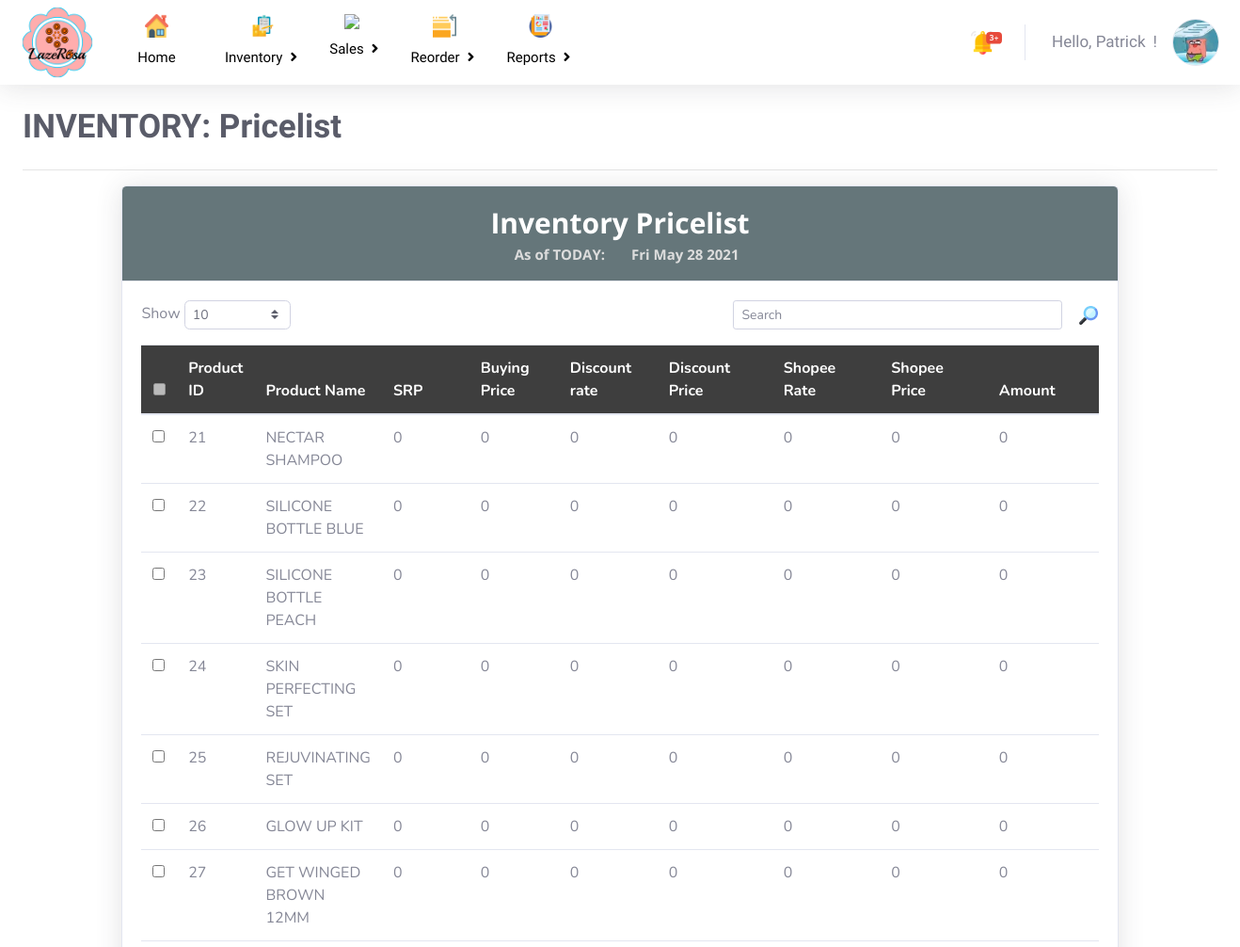
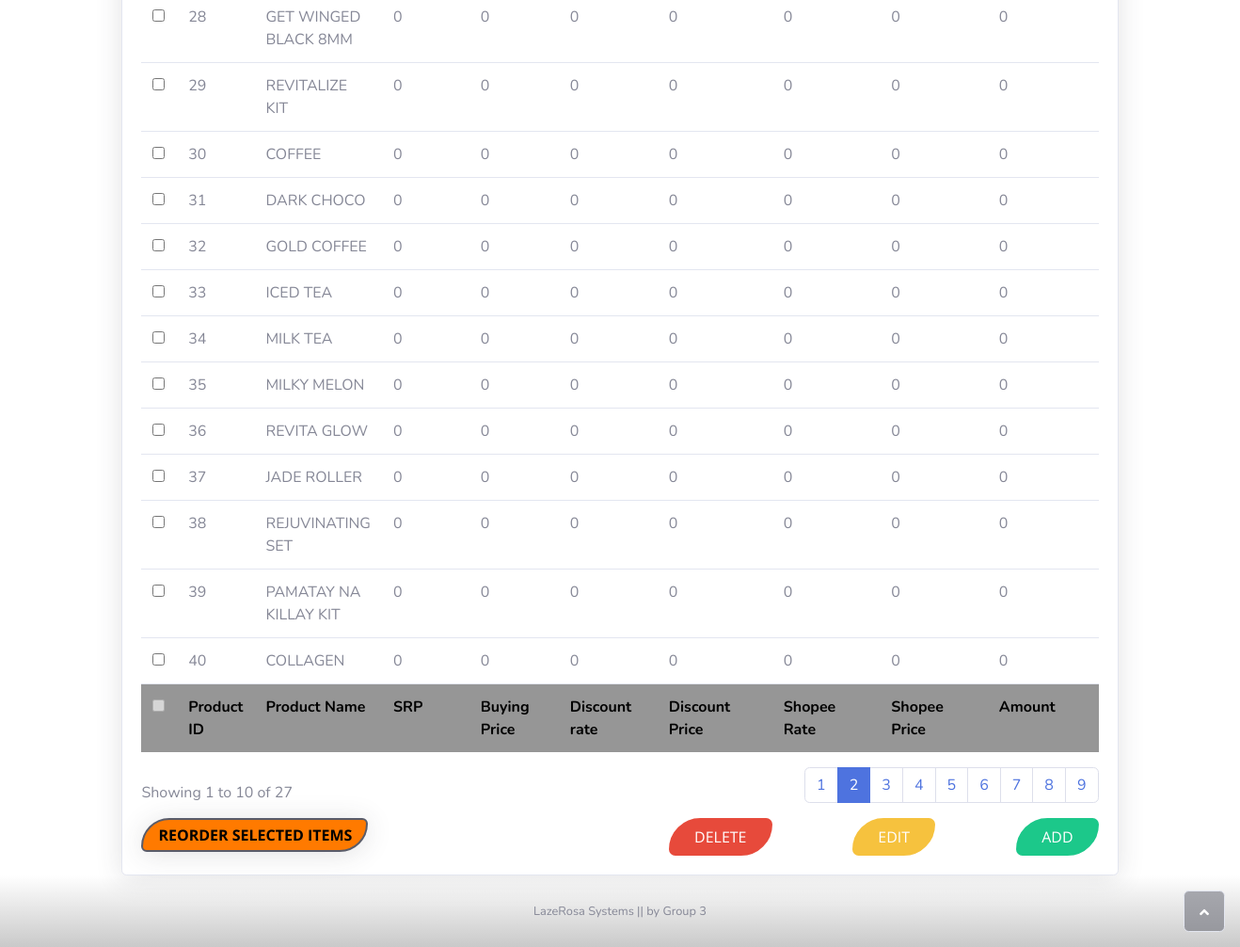
Before: /pricelist.php?page=2 with the older database file (2 pictures, top to bottom).
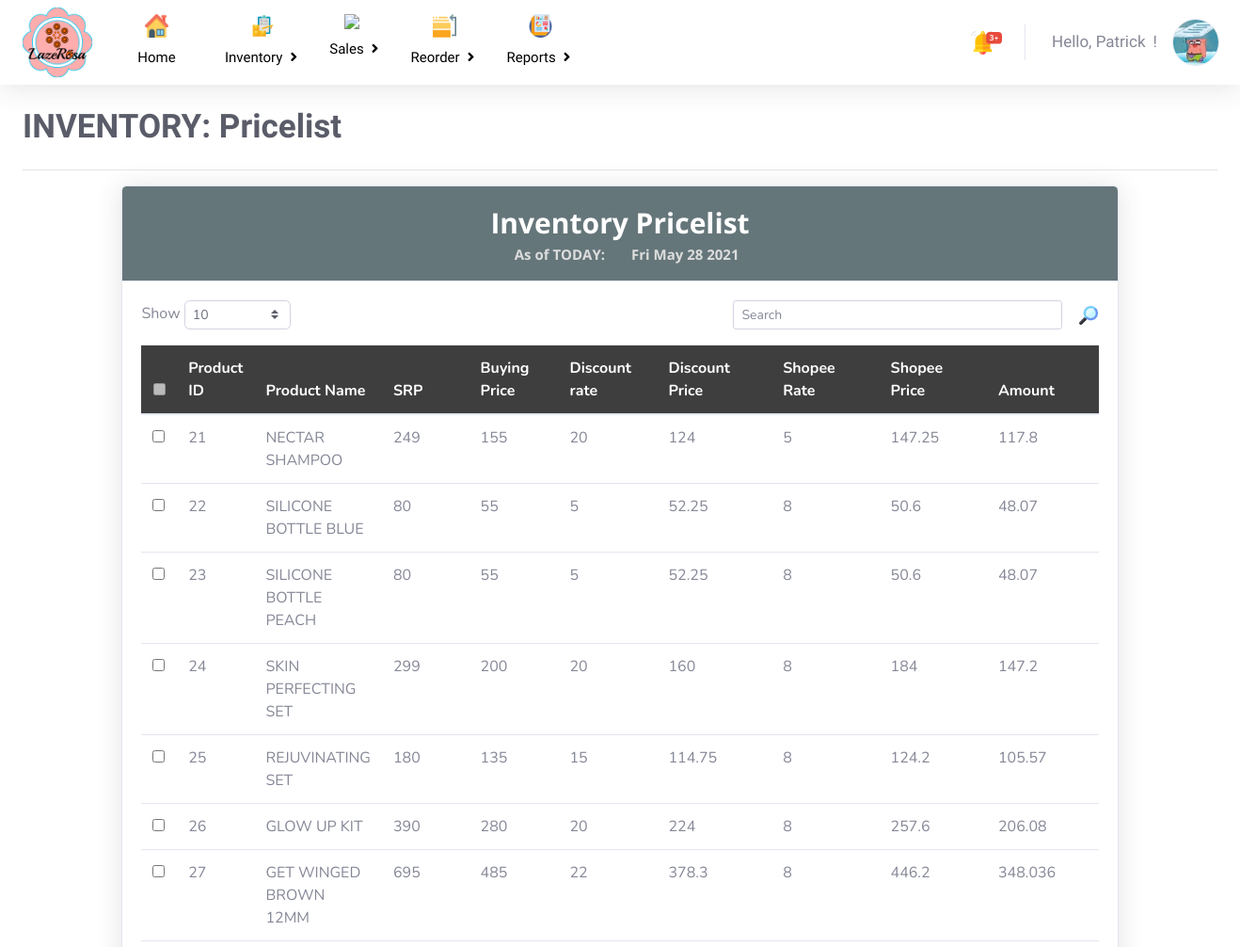
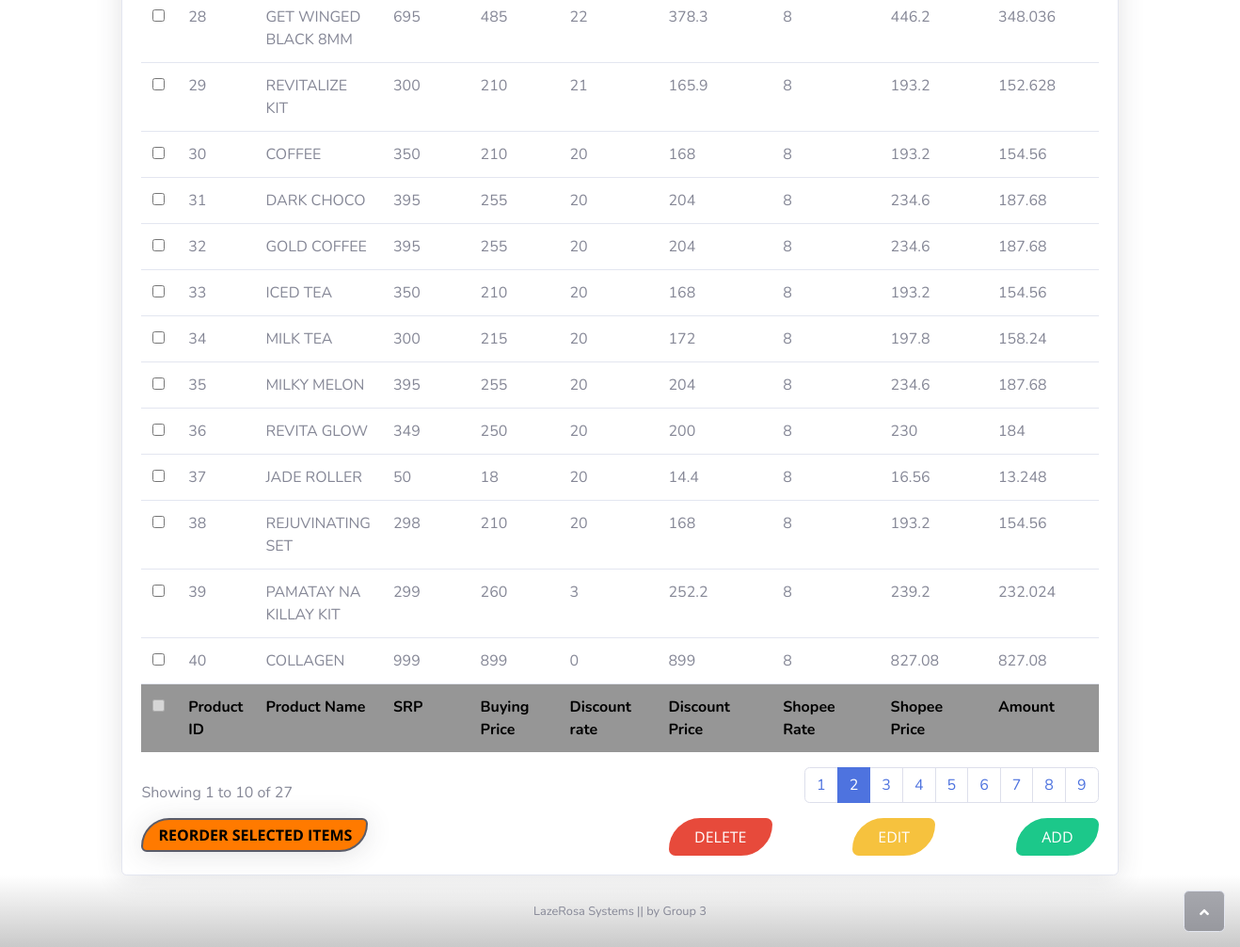
After: the same page with the newer database file (2 pictures, top to bottom).
### tables this page shows
CREATE TABLE `tblinventory` (
  `pID` int(5) NOT NULL,
  `pName` varchar(255) NOT NULL,
  `pBrand` varchar(50) NOT NULL,
  `pQuantity` int(5) NOT NULL,
  `pReorderPoint` int(5) NOT NULL,
  `pSRP` decimal(10,0) NOT NULL,
  `pBuyingPrice` decimal(10,0) NOT NULL,
  `pDiscountRate` decimal(11,0) NOT NULL,
  `pShopeeRate` decimal(11,0) NOT NULL
);

### pricelist.php (the view, shortened to what the rows shown need)
<!DOCTYPE html>
<html>
<head>
    <link rel="stylesheet" href="assets/bootstrap/css/bootstrap.min.css">
    <link rel="stylesheet" href="assets/css/Jost.css">
    <link rel="stylesheet" href="assets/fonts/fontawesome-all.min.css">
    <link rel="stylesheet" href="assets/fonts/material-icons.min.css">
    <link rel="stylesheet" href="assets/css/breadcrumb.css">
    <link rel="stylesheet" href="assets/css/customtable.css">
    <link rel="stylesheet" href="https://cdnjs.cloudflare.com/ajax/libs/animate.css/3.5.2/animate.min.css">
    <link rel="stylesheet" href="assets/css/sticky-dark-top-nav-with-dropdown-1.css">
    <link rel="stylesheet" href="assets/css/sticky-dark-top-nav-with-dropdown.css">
</head>
<body id="Page-Body">
<div id="Page-Wrapper">
        <div class="d-flex flex-column" id="Body-Wrapper">
            <div id="Body">
    <div class="container-fluid" id="Page-Content">
        <div class="card shadow" id="Pricelist_Table" style="margin-right: 8vw;margin-left: 8vw;">
            <div class="card-body" id="Table-Body">
                <form method="POST" action="">
                <div class="table-responsive table mt-2" id="ViewInv-TableFrame" role="grid" aria-describedby="dataTable_info">
                    <table class="table my-0" id="ViewInv-Table">
                        <thead id="Table-Header">
                        <tr id="Table-HeaderRow" style="background-color: #3e3e3e;font-family: Nunito, sans-serif;color: rgb(255,255,255);/*background: linear-gradient(to right, #2657eb, #de6161);*/">
                                <th class="text-center" style="width: 40px;"><input type="checkbox" id="Checkbox-Header" disabled=""></th>
                                <th>Product ID</th>
                                <th>Product Name</th>
                                <th class="text-left" style="width: 200px;">SRP</th>
                                <th class="text-left" style="width: 150px;">Buying Price</th>
                                <th class="text-left" style="width: 150px;">Discount rate</th>
                                <th class="text-left" style="width: 215px;">Discount Price</th>
                                <th class="text-left" style="width: 215px;">Shopee Rate</th>
                                <th class="text-left" style="width: 215px;">Shopee Price</th>
                                <th class="text-left" style="width: 215px;">Amount</th>
                            </tr>
                        </thead>
                        <tbody id="Table-Body">
                        <?php
                            require("connect.php");
                            $page = $_GET["page"];
                            if($page=="" || $page == "1"){
                                $page1 = 0;
                            }
                            else{
                                $page1 = ($page*20)-20;
                            }
                            $query = mysqli_query($DBConnect, "SELECT * FROM tblinventory ORDER BY pID limit $page1, 20");
                            while($retrieve = mysqli_fetch_array($query)){
                                echo "<tr>";
                                echo "<td><input type='checkbox' name='checkboxid[]' value=$retrieve[pID]></td>";
                                echo "<td class='id'>".$retrieve["pID"]. "</td>";
                                echo "<td class='name'>".$retrieve["pName"]. "</td>";
                                echo "<td class='srp'>".$retrieve["pSRP"]. "</td>";
                                echo "<td class='buyprice'>".$retrieve["pBuyingPrice"]. "</td>";
                                echo "<td class='discrate'>".$retrieve["pDiscountRate"]. "</td>";
                                $discountprice = $retrieve["pBuyingPrice"] *(1 - ($retrieve["pDiscountRate"] / 100));
                                echo "<td>".$discountprice. "</td>";
                                echo "<td class='shopeerate'>".$retrieve["pShopeeRate"]. "</td>";
                                $shopeeprice = $retrieve["pBuyingPrice"] *(1-($retrieve["pShopeeRate"] / 100));
                                echo "<td>".$shopeeprice. "</td>";
                                $amount = $discountprice * (1-($retrieve["pShopeeRate"] / 100));
                                echo "<td>".$amount. "</td>";
                                echo "</tr>";
							}
                        ?>
                        </tbody>
                    </table>
                </div>
                    </form>
            </div>
        </div>
    </div>
    </div>
    </div>
    </div>
</body>
</html>

Changed rows visible on the page:
changed tblinventory "NECTAR SHAMPOO": pSRP "0" → "249"; pBuyingPrice "0" → "155"; pDiscountRate "0" → "20"; discountprice "0" → "124"; pShopeeRate "0" → "5"; shopeeprice "0" → "147.25"; amount "0" → "117.8"
changed tblinventory "SILICONE BOTTLE BLUE": pSRP "0" → "80"; pBuyingPrice "0" → "55"; pDiscountRate "0" → "5"; discountprice "0" → "52.25"; pShopeeRate "0" → "8"; shopeeprice "0" → "50.6"; amount "0" → "48.07"
changed tblinventory "SILICONE BOTTLE PEACH": pSRP "0" → "80"; pBuyingPrice "0" → "55"; pDiscountRate "0" → "5"; discountprice "0" → "52.25"; pShopeeRate "0" → "8"; shopeeprice "0" → "50.6"; amount "0" → "48.07"
changed tblinventory "SKIN PERFECTING SET": pSRP "0" → "299"; pBuyingPrice "0" → "200"; pDiscountRate "0" → "20"; discountprice "0" → "160"; pShopeeRate "0" → "8"; shopeeprice "0" → "184"; amount "0" → "147.2"
changed tblinventory id 25: pSRP "0" → "180"; pBuyingPrice "0" → "135"; pDiscountRate "0" → "15"; discountprice "0" → "114.75"; pShopeeRate "0" → "8"; shopeeprice "0" → "124.2"; amount "0" → "105.57"
changed tblinventory "GLOW UP KIT": pSRP "0" → "390"; pBuyingPrice "0" → "280"; pDiscountRate "0" → "20"; discountprice "0" → "224"; pShopeeRate "0" → "8"; shopeeprice "0" → "257.6"; amount "0" → "206.08"
changed tblinventory "GET WINGED BROWN 12MM": pSRP "0" → "695"; pBuyingPrice "0" → "485"; pDiscountRate "0" → "22"; discountprice "0" → "378.3"; pShopeeRate "0" → "8"; shopeeprice "0" → "446.2"; amount "0" → "348.036"
changed tblinventory "GET WINGED BLACK 8MM": pSRP "0" → "695"; pBuyingPrice "0" → "485"; pDiscountRate "0" → "22"; discountprice "0" → "378.3"; pShopeeRate "0" → "8"; shopeeprice "0" → "446.2"; amount "0" → "348.036"
changed tblinventory "REVITALIZE KIT": pSRP "0" → "300"; pBuyingPrice "0" → "210"; pDiscountRate "0" → "21"; discountprice "0" → "165.9"; pShopeeRate "0" → "8"; shopeeprice "0" → "193.2"; amount "0" → "152.628"
changed tblinventory "COFFEE": pSRP "0" → "350"; pBuyingPrice "0" → "210"; pDiscountRate "0" → "20"; discountprice "0" → "168"; pShopeeRate "0" → "8"; shopeeprice "0" → "193.2"; amount "0" → "154.56"
changed tblinventory "DARK CHOCO": pSRP "0" → "395"; pBuyingPrice "0" → "255"; pDiscountRate "0" → "20"; discountprice "0" → "204"; pShopeeRate "0" → "8"; shopeeprice "0" → "234.6"; amount "0" → "187.68"
changed tblinventory "GOLD COFFEE": pSRP "0" → "395"; pBuyingPrice "0" → "255"; pDiscountRate "0" → "20"; discountprice "0" → "204"; pShopeeRate "0" → "8"; shopeeprice "0" → "234.6"; amount "0" → "187.68"
changed tblinventory "ICED TEA": pSRP "0" → "350"; pBuyingPrice "0" → "210"; pDiscountRate "0" → "20"; discountprice "0" → "168"; pShopeeRate "0" → "8"; shopeeprice "0" → "193.2"; amount "0" → "154.56"
changed tblinventory "MILK TEA": pSRP "0" → "300"; pBuyingPrice "0" → "215"; pDiscountRate "0" → "20"; discountprice "0" → "172"; pShopeeRate "0" → "8"; shopeeprice "0" → "197.8"; amount "0" → "158.24"
changed tblinventory "MILKY MELON": pSRP "0" → "395"; pBuyingPrice "0" → "255"; pDiscountRate "0" → "20"; discountprice "0" → "204"; pShopeeRate "0" → "8"; shopeeprice "0" → "234.6"; amount "0" → "187.68"
changed tblinventory "REVITA GLOW": pSRP "0" → "349"; pBuyingPrice "0" → "250"; pDiscountRate "0" → "20"; discountprice "0" → "200"; pShopeeRate "0" → "8"; shopeeprice "0" → "230"; amount "0" → "184"
changed tblinventory "JADE ROLLER": pSRP "0" → "50"; pBuyingPrice "0" → "18"; pDiscountRate "0" → "20"; discountprice "0" → "14.4"; pShopeeRate "0" → "8"; shopeeprice "0" → "16.56"; amount "0" → "13.248"
changed tblinventory id 38: pSRP "0" → "298"; pBuyingPrice "0" → "210"; pDiscountRate "0" → "20"; discountprice "0" → "168"; pShopeeRate "0" → "8"; shopeeprice "0" → "193.2"; amount "0" → "154.56"
changed tblinventory "PAMATAY NA KILLAY KIT": pSRP "0" → "299"; pBuyingPrice "0" → "260"; pDiscountRate "0" → "3"; discountprice "0" → "252.2"; pShopeeRate "0" → "8"; shopeeprice "0" → "239.2"; amount "0" → "232.024"
changed tblinventory "COLLAGEN": pSRP "0" → "999"; pBuyingPrice "0" → "899"; pShopeeRate "0" → "8"; shopeeprice "0" → "827.08"; amount "0" → "827.08"
